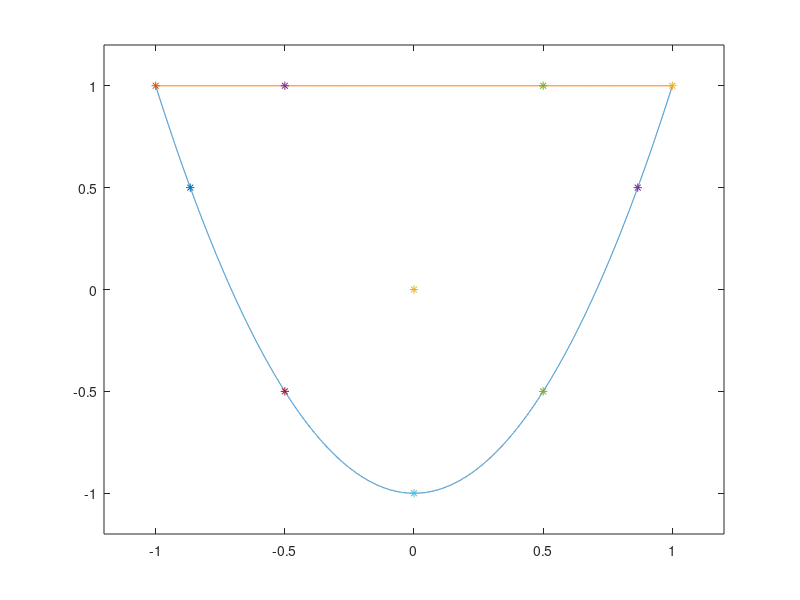

Reproduce this figure in MATLAB.
clear all;clc;
% for i=1:4
figure
z1=-1:0.0001:1;
z3=2*z1.^2-1;
plot(z1,z3,z1,repmat(1,length(z1),1)')
hold on
ylim([-1.2 1.2])
xlim([-1.2 1.2])
% end
E11 = 140e3;
E22 = 10e3;
G12 = 7e3;
v12 = 0.3;
v21 = (E22/E11)*v12;

Q11 = E11/(1-v12*v21);
Q22 = E22/(1-v12*v21);
Q12 = v12*E22/(1-v12*v21);
Q66 = G12;

U1 = (3*Q11+3*Q22+2*Q12+4*Q66)/8;
U2 = (Q11-Q22)/2;
U3 = (Q11+Q22-2*Q12-4*Q66)/8;
U4 = (Q11+Q22+6*Q12-4*Q66)/8;
U5 = (U1-U4)/2;
global GAMMA_1 GAMMA_2 GAMMA_3 GAMMA_4
GAMMA_0 = [U1 U4 0; U4 U1 0; 0 0 U5];
GAMMA_1 = [U2 0 0; 0 -U2 0; 0 0 0];
GAMMA_3 = [0 0 U2/2; 0 0 U2/2; U2/2 U2/2 0];
GAMMA_2 = [U3 -U3 0; -U3 U3 0; 0 0 -U3];
GAMMA_4 = [0 0 U3; 0 0 -U3; U3 -U3 0];
layup=[0 0 0 0 0 0 0 0;
    15 -15 15 -15 -15 15 -15 15;
    30 -30 30 -30 -30 30 -30 30;
    45 -45 45 -45 -45 45 -45 45;
    60 -60 60 -60 -60 60 -60 60;
    75 -75 75 -75 -75 75 -75 75;
    90 90 90 90 90 90 90 90;
    45 -45 90 0 0 90 -45 45;
    90 90 90 0 0 90 90 90;
    0 0 0 90 90 0 0 0];
n_layer=length(layup(1,:));
t_tow=0.5;
h=t_tow*n_layer;
for i=1:10
xi_A1 = 0;
xi_A2 = 0;
xi_A3 = 0;
xi_A4 = 0;
xi_B1 = 0;
xi_B2 = 0;
xi_B3 = 0;
xi_B4 = 0;
xi_D1 = 0;
xi_D2 = 0;
xi_D3 = 0;
xi_D4 = 0;

for k=1:n_layer
    %theta
    theta = layup(i,k)*pi/180;    
    
    c2 = cos(2*theta);
    c4 = cos(4*theta);
    s2 = sin(2*theta);
    s4 = sin(4*theta);

    z2 = ( -n_layer/2 + k )*t_tow/h;
    z1 = z2 - t_tow/h;    
    
    xi_A1 = xi_A1 + ((z2 - z1)*c2);
    xi_A2 = xi_A2 + ((z2 - z1)*c4);
    xi_A3 = xi_A3 + ((z2 - z1)*s2);
    xi_A4 = xi_A4 + ((z2 - z1)*s4);
    
    xi_B1 = xi_B1 + (((z2^2 - z1^2)/2)*c2)*4;
    xi_B2 = xi_B2 + (((z2^2 - z1^2)/2)*c4)*4;
    xi_B3 = xi_B3 + (((z2^2 - z1^2)/2)*s2)*4;
    xi_B4 = xi_B4 + (((z2^2 - z1^2)/2)*s4)*4;

    xi_D1 = xi_D1 + (((z2^3 - z1^3)/3)*c2)*12;
    xi_D2 = xi_D2 + (((z2^3 - z1^3)/3)*c4)*12;
    xi_D3 = xi_D3 + (((z2^3 - z1^3)/3)*s2)*12;
    xi_D4 = xi_D4 + (((z2^3 - z1^3)/3)*s4)*12;
end
xi_A1
xi_A2
hold on
plot(xi_A1,xi_A2,'*')
end
